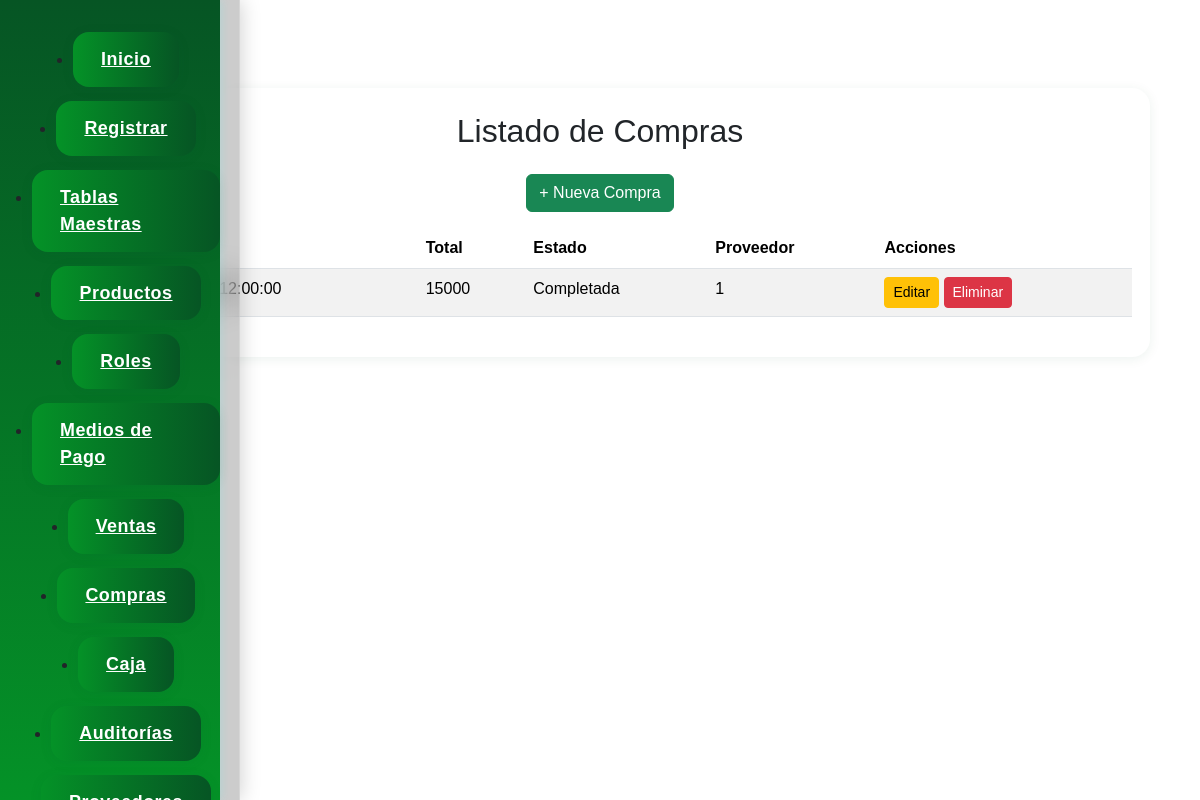
The page /index.php?page=compra (signed in) on the database its author committed.
### tables this page shows
CREATE TABLE compras (
    id_compra INT NOT NULL AUTO_INCREMENT,
    compra_fecha DATETIME NOT NULL,
    compra_total INT NOT NULL,
    compra_estado VARCHAR(50) NOT NULL,
    rela_proveedor INT NOT NULL,
    rela_detalle_compra INT DEFAULT NULL,
    PRIMARY KEY (id_compra),
    FOREIGN KEY (rela_proveedor) REFERENCES proveedor(id_proveedor),
    FOREIGN KEY (rela_detalle_compra) REFERENCES detalle_compra(id_detalle_compra)
);

### controllers/compra.controlador.php (called while the page is built, shortened)
<?php
require_once __DIR__ . '/../models/Compra.php';
class CompraControlador {
    public static function index(){
        $modelo = new Compra();
        $compras = $modelo->listar();
        include 'views/compra.php';
    }
}
?>

### models/conexion.php (called while the page is built, shortened)
<?php
class Conexion {
    private $_con;
    private $servidor;
    private $usuario;
    private $password;
    private $base_datos;
    public function __construct(){
        $dotenv = Dotenv::createImmutable(__DIR__ . '/../');
        $this->servidor = $_ENV['DB_HOST'];
        $this->usuario = $_ENV['DB_USER'];
        $this->password = $_ENV['DB_PASS'];
        $this->base_datos = $_ENV['DB_NAME'];
    }
    public function conectar(){
        $this->_con = new mysqli($this->servidor, $this->usuario, $this->password, $this->base_datos);
    }
    public function consultar($query){
        $resultado = $this->_con->query($query);
        return $resultado;
    }
}
?>

### models/Compra.php (called while the page is built, shortened)
<?php
require_once __DIR__ . '/conexion.php';
class Compra {
    private $db;
    public function __construct(){
        $this->db = new Conexion();
    }
    public function listar(){
        $sql = "SELECT * FROM compras ORDER BY compra_fecha DESC";
        return $this->db->consultar($sql);
    }
}
?>

### views/compra.php (the view, shortened to what this page needs)
<div class="table-responsive">
    <h2 class="mb-4">Listado de Compras</h2>
    <a href="index.php?page=compra&action=nuevo" class="btn btn-success mb-3">+ Nueva Compra</a>
    <table class="table table-striped">
        <thead>
            <tr>
                <th>ID</th>
                <th>Fecha</th>
                <th>Total</th>
                <th>Estado</th>
                <th>Proveedor</th>
                <th>Acciones</th>
            </tr>
        </thead>
        <tbody>
            <?php if ($compras && $compras->num_rows > 0):
                while($compra = $compras->fetch_assoc()): ?>
                <tr>
                    <td><?= $compra['id_compra'] ?></td>
                    <td><?= $compra['compra_fecha'] ?></td>
                    <td><?= $compra['compra_total'] ?></td>
                    <td><?= $compra['compra_estado'] ?></td>
                    <td><?= $compra['rela_proveedor'] ?></td>
                    <td>
                        <a href="?page=compra&action=editar&id=<?= $compra['id_compra'] ?>" class="btn btn-sm btn-warning">Editar</a>
                        <a href="?page=compra&action=eliminar&id=<?= $compra['id_compra'] ?>" class="btn btn-sm btn-danger" onclick="return confirm('¿Eliminar esta compra?')">Eliminar</a>
                    </td>
                </tr>
                <?php endwhile;
            else: ?>
                <tr><td colspan="6" class="text-center">No hay compras registradas.</td></tr>
            <?php endif; ?>
        </tbody>
    </table>
</div>

### styles/signup.css (style rules this page uses)
* { margin: 0; padding: 0; box-sizing: border-box; font-family: 'Arial', sans-serif; }
body { background: white; min-height: 100vh; }

### styles/navbar.css (style rules this page uses)
body, html { margin-left: 220px !important; }
.table-responsive, .container-listado { display: flex; flex-direction: column; align-items: center; justify-content: center; margin: 0 auto 32px; max-width: 1100px; background: #fff; border-radius: 18px; box-shadow: 0 2px 12px rgba(1,85,46,0.08); padding: 24px 18px; }
body, html { margin: 0 !important; padding: 0 !important; overflow-x: hidden; min-height: 100vh; box-sizing: border-box; }
body, html, .container, .login-container, .inicio-container, .main-content, .table-responsive, .login-box { margin-top: 0 !important; }
.form-producto-container, .tabla-contenedor, .titulo-listado, .mb-3, .d-flex, .table-producto, .table, .table-responsive, .modal-content { margin-top: 0 !important; }
.container, .login-container, .inicio-container, .main-content, .table-responsive { margin-top: 0 !important; }

### rows shown on the page
compras: id_compra "1", compra_fecha "2024-06-01 12:00:00", compra_total "15000", compra_estado "Completada", rela_proveedor "1"
